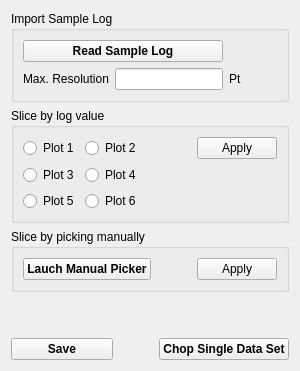
            <widget class="QWidget" name="tab_7">
             <attribute name="title">
              <string>Log Value</string>
             </attribute>
             <layout class="QVBoxLayout" name="verticalLayout_6">
              <item>
               <widget class="QGroupBox" name="groupBox_8">
                <property name="title">
                 <string>Import Sample Log</string>
                </property>
                <layout class="QGridLayout" name="gridLayout_3">
                 <item row="0" column="0" colspan="2">
                  <widget class="QPushButton" name="pushButton_readSampleLogFile">
                   <property name="font">
                    <font>
                     <weight>75</weight>
                     <bold>true</bold>
                    </font>
                   </property>
                   <property name="toolTip">
                    <string>&lt;html&gt;&lt;head/&gt;&lt;body&gt;&lt;p&gt;Tip: Select the run that you want to plot from the left-most data-tree. &lt;/p&gt;&lt;p&gt;&lt;br/&gt;&lt;/p&gt;&lt;p&gt;After loading sample log file (NeXus sample logs), plot the first 6 sample logs in the right graphs&lt;/p&gt;&lt;/body&gt;&lt;/html&gt;</string>
                   </property>
                   <property name="text">
                    <string>Read Sample Log</string>
                   </property>
                  </widget>
                 </item>
                 <item row="1" column="0">
                  <widget class="QLabel" name="label_7">
                   <property name="font">
                    <font>
                     <pointsize>9</pointsize>
                    </font>
                   </property>
                   <property name="text">
                    <string>Max. Resolution</string>
                   </property>
                  </widget>
                 </item>
                 <item row="1" column="1">
                  <widget class="QLineEdit" name="lineEdit_maxSnapResolution">
                   <property name="sizePolicy">
                    <sizepolicy hsizetype="Preferred" vsizetype="Fixed">
                     <horstretch>0</horstretch>
                     <verstretch>0</verstretch>
                    </sizepolicy>
                   </property>
                   <property name="font">
                    <font>
                     <pointsize>9</pointsize>
                    </font>
                   </property>
                  </widget>
                 </item>
                 <item row="1" column="2">
                  <widget class="QLabel" name="label_18">
                   <property name="font">
                    <font>
                     <pointsize>9</pointsize>
                    </font>
                   </property>
                   <property name="text">
                    <string>Pt</string>
                   </property>
                  </widget>
                 </item>
                </layout>
               </widget>
              </item>
              <item>
               <widget class="QGroupBox" name="groupBox_14">
                <property name="sizePolicy">
                 <sizepolicy hsizetype="Preferred" vsizetype="Preferred">
                  <horstretch>0</horstretch>
                  <verstretch>0</verstretch>
                 </sizepolicy>
                </property>
                <property name="toolTip">
                 <string>&lt;html&gt;&lt;head/&gt;&lt;body&gt;&lt;p&gt;Only 1 of the plot can be selected to set up the event filtering. &lt;/p&gt;&lt;p&gt;For example, user can set up both slicing strategy by looking at stress and temperature, which are shown in plot1 and plot2.  Then he decides to use the slicing plan with plot1/stress.  So he select 'plot 1' and continue. &lt;/p&gt;&lt;/body&gt;&lt;/html&gt;</string>
                </property>
                <property name="title">
                 <string>Slice by log value</string>
                </property>
                <layout class="QGridLayout" name="gridLayout_6">
                 <item row="1" column="1">
                  <widget class="QRadioButton" name="radioButton_plot4">
                   <property name="text">
                    <string>Plot 4</string>
                   </property>
                  </widget>
                 </item>
                 <item row="2" column="0">
                  <widget class="QRadioButton" name="radioButton_plot5">
                   <property name="text">
                    <string>Plot 5</string>
                   </property>
                  </widget>
                 </item>
                 <item row="2" column="1">
                  <widget class="QRadioButton" name="radioButton_plot6">
                   <property name="text">
                    <string>Plot 6</string>
                   </property>
                  </widget>
                 </item>
                 <item row="0" column="0">
                  <widget class="QRadioButton" name="radioButton_plot1">
                   <property name="text">
                    <string>Plot 1</string>
                   </property>
                  </widget>
                 </item>
                 <item row="0" column="1">
                  <widget class="QRadioButton" name="radioButton_plot2">
                   <property name="sizePolicy">
                    <sizepolicy hsizetype="Expanding" vsizetype="Fixed">
                     <horstretch>0</horstretch>
                     <verstretch>0</verstretch>
                    </sizepolicy>
                   </property>
                   <property name="text">
                    <string>Plot 2</string>
                   </property>
                  </widget>
                 </item>
                 <item row="1" column="0">
                  <widget class="QRadioButton" name="radioButton_plot3">
                   <property name="text">
                    <string>Plot 3</string>
                   </property>
                  </widget>
                 </item>
                 <item row="0" column="2">
                  <widget class="QPushButton" name="pushButton_applyLog">
                   <property name="sizePolicy">
                    <sizepolicy hsizetype="Fixed" vsizetype="Fixed">
                     <horstretch>0</horstretch>
                     <verstretch>0</verstretch>
                    </sizepolicy>
                   </property>
                   <property name="minimumSize">
                    <size>
                     <width>80</width>
                     <height>0</height>
                    </size>
                   </property>
                   <property name="text">
                    <string>Apply</string>
                   </property>
                  </widget>
                 </item>
                </layout>
               </widget>
              </item>
              <item>
               <widget class="QGroupBox" name="groupBox_23">
                <property name="title">
                 <string>Slice by picking manually</string>
                </property>
                <layout class="QGridLayout" name="gridLayout_18">
                 <item row="0" column="0">
                  <widget class="QPushButton" name="pushButton_manualPicker">
                   <property name="font">
                    <font>
                     <weight>75</weight>
                     <bold>true</bold>
                    </font>
                   </property>
                   <property name="toolTip">
                    <string>&lt;html&gt;&lt;head/&gt;&lt;body&gt;&lt;p&gt;Pop up 'Log Picker'&lt;/p&gt;&lt;/body&gt;&lt;/html&gt;</string>
                   </property>
                   <property name="text">
                    <string>Lauch Manual Picker</string>
                   </property>
                  </widget>
                 </item>
                 <item row="0" column="2">
                  <widget class="QPushButton" name="pushButton_applyManual">
                   <property name="sizePolicy">
                    <sizepolicy hsizetype="Fixed" vsizetype="Fixed">
                     <horstretch>0</horstretch>
                     <verstretch>0</verstretch>
                    </sizepolicy>
                   </property>
                   <property name="minimumSize">
                    <size>
                     <width>80</width>
                     <height>0</height>
                    </size>
                   </property>
                   <property name="toolTip">
                    <string>&lt;html&gt;&lt;head/&gt;&lt;body&gt;&lt;p&gt;Indicate the boundary of each segment of all 6 snap views.&lt;/p&gt;&lt;p&gt;&lt;br/&gt;&lt;/p&gt;&lt;p&gt;Developer:&lt;/p&gt;&lt;p&gt;1. Identify the active picker (time, simple log value, or manual);&lt;/p&gt;&lt;p&gt;2. If the active one is time, then do nothing;&lt;/p&gt;&lt;p&gt;3. Apply the slicer boundaries to each snap view;&lt;/p&gt;&lt;/body&gt;&lt;/html&gt;</string>
                   </property>
                   <property name="text">
                    <string>Apply</string>
                   </property>
                  </widget>
                 </item>
                 <item row="0" column="1">
                  <spacer name="horizontalSpacer_11">
                   <property name="orientation">
                    <enum>Qt::Horizontal</enum>
                   </property>
                   <property name="sizeHint" stdset="0">
                    <size>
                     <width>40</width>
                     <height>20</height>
                    </size>
                   </property>
                  </spacer>
                 </item>
                </layout>
               </widget>
              </item>
              <item>
               <spacer name="verticalSpacer_7">
                <property name="orientation">
                 <enum>Qt::Vertical</enum>
                </property>
                <property name="sizeHint" stdset="0">
                 <size>
                  <width>20</width>
                  <height>40</height>
                 </size>
                </property>
               </spacer>
              </item>
              <item>
               <layout class="QHBoxLayout" name="horizontalLayout_25">
                <item>
                 <widget class="QPushButton" name="pushButton_saveSlicer">
                  <property name="font">
                   <font>
                    <weight>75</weight>
                    <bold>true</bold>
                   </font>
                  </property>
                  <property name="toolTip">
                   <string>&lt;html&gt;&lt;head/&gt;&lt;body&gt;&lt;p&gt;Save:&lt;/p&gt;&lt;p&gt;1. update to table in tab 'Load';&lt;/p&gt;&lt;p&gt;2. save to a file specified by user;&lt;/p&gt;&lt;/body&gt;&lt;/html&gt;</string>
                  </property>
                  <property name="text">
                   <string>Save</string>
                  </property>
                 </widget>
                </item>
                <item>
                 <spacer name="horizontalSpacer_15">
                  <property name="orientation">
                   <enum>Qt::Horizontal</enum>
                  </property>
                  <property name="sizeType">
                   <enum>QSizePolicy::Preferred</enum>
                  </property>
                  <property name="sizeHint" stdset="0">
                   <size>
                    <width>40</width>
                    <height>20</height>
                   </size>
                  </property>
                 </spacer>
                </item>
                <item>
                 <widget class="QPushButton" name="pushButton_chopDataSingleSet">
                  <property name="font">
                   <font>
                    <weight>75</weight>
                    <bold>true</bold>
                   </font>
                  </property>
                  <property name="toolTip">
                   <string>&lt;html&gt;&lt;head/&gt;&lt;body&gt;&lt;p&gt;&lt;span style=&quot; font-weight:400;&quot;&gt;Chop one event data file according to the slicing strategy specified in tab 'Log Value'&lt;/span&gt;&lt;/p&gt;&lt;/body&gt;&lt;/html&gt;</string>
                  </property>
                  <property name="text">
                   <string>Chop Single Data Set</string>
                  </property>
                 </widget>
                </item>
               </layout>
              </item>
             </layout>
            </widget>
